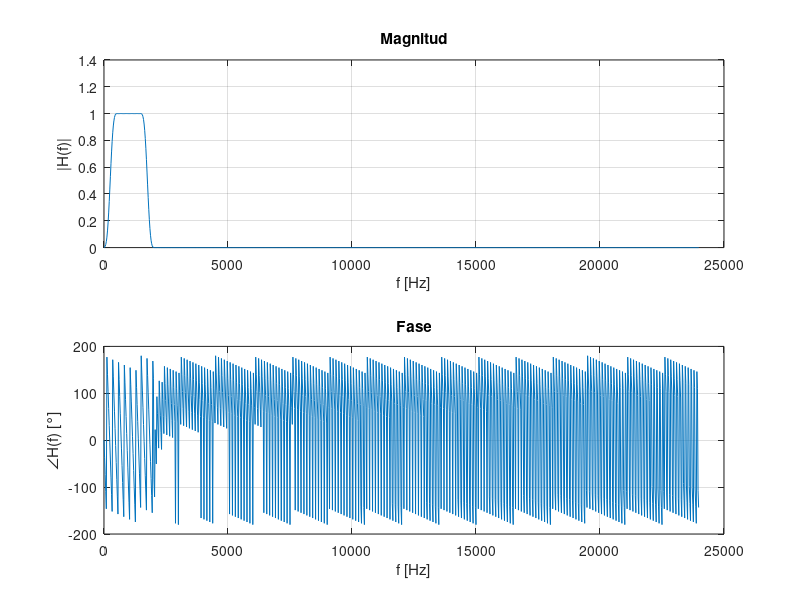

This chart was generated by the following MATLAB code:
%%% Laboratorio 3: Filtros FIR

%% Parametros
%freq de muestreo
Fs = 48000;
%ancho de banda de paso
bwp = 1000;
%ancho banda de rechazo
bwr = 2000;
%Tamaño banda Transición
Trnbw = 500;

%% Specs
% Pasabanda     Eliminabanda
fp1 = 500;      fr1 = 500;      
fp2 = fp1+bwp;  fr2 = fr1+bwr;
%Amplitudes máximas (db)
Ap = 1;        Ar = -70;

%% Filtro Pasabanda (bp)
%Parámetros D de kaiser
D = [10^(Ar/20) ...
     (10^(Ap/20)-1)/(10^(Ap/20)+1) ...
     10^(Ar/20)];
%Frecuencias de rechazo
frbp = [fp1-Trnbw, fp2+Trnbw];
wrbp = 2*pi*frbp/Fs;
%Frecuencias de corte
fcbp = [(frbp(1)+fp1)/2, (frbp(2)+fp2)/2];
wcbp = 2*pi*fcbp/Fs;
%Vector de bandas
fbbp = [frbp(1) fp1 fp2 frbp(2)];
wbbp = 2*pi*fbbp/Fs;
%Parámetros ventana de kaiser, preguntar por dev = [0,1,0]
[Nbp,Wnbp, betabp] = kaiserord(fbbp,[0,1,0],D,Fs);
Mbp = ceil(Nbp/2);
n = -Mbp:Mbp;
%Filtro ideal ¿Me conviene laburar en Hz?
hbpi = wcbp(2)/pi*sinc(wcbp(2)*n/pi)-wcbp(1)/pi*sinc(wcbp(1)/pi*n);
%Ventana de kaiser
Wbp = kaiser(2*Mbp+1,betabp);
%filtro real
[hbp, fbp] = freqz(Wbp'.*hbpi,1,1024,Fs);

%% Plot filtro pasabanda
figure('name','Pasabanda (Ventana Kaiser)');
subplot(2,1,1);
plot(fbp,abs(hbp));
grid on;
xlabel('f [Hz]');
ylabel('|H(f)|');
title('Magnitud');
subplot(2,1,2);
plot(fbp,angle(hbp)*180/pi);
grid on;
xlabel('f [Hz]');
ylabel('\angle{H(f)} [°]');
title('Fase');

%% Filtro Eliminabanda (br)
